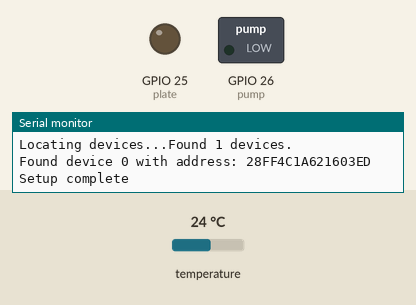
A sketch run on a simulated ESP32. Shown: switched loads named in the sketch (green lamp = pin HIGH), output pins drawn as LEDs (lit = HIGH), the last lines printed to the serial monitor. The inputs (shaded band) are chosen by the test bench; at power-on: temperature 24 °C.

Above: at 0.1 s.
At 0.9 s:
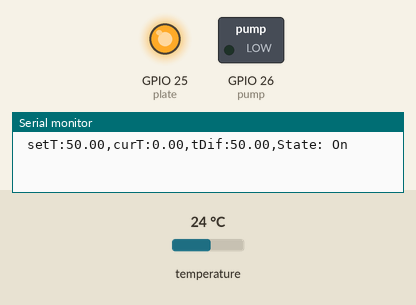
Timing chart, 0 to 2.4 s (numbered marks = the images above):
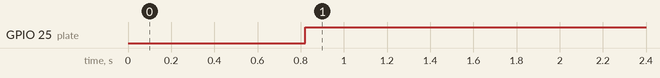

The sketch:

Biersteuerung.ino
```cpp
#include <OneWire.h>
#include <DallasTemperature.h>

// GPIO Pins Definieren ----------------------------------------------------------------------------
const int oneWireBus = 4;
const int plate = 25;

const int pump = 26;
const int pumpChannel = 1;
const int pumpFreq = 8000;
const int pwmRes = 8;
int pumpValue = 0;

// Variablen die für die Prozessregelung gebraucht werden definieren ------------------------------
int timeRef = 0;
double now;
double ellapsedTime = 0;
float setT;
float curT;
float tempWuerze;
float tempRohr;
float heatingWuerze;
float heatGradWuerze = 0;
float heatingRohr;
float heatGradRohr = 0;

// Variablen für die Prozesssteuerung definieren -------------------------------------------------
int brauStatus = 01; //In welchem Schritt er sich befindet: Ganze 10er während einem Schritt, wenn noch ne 1 hintendran ist heizt er grade zur nächsten Stufe

// Einmaischen Definieren
float t_einmaischen = 5; //Zeit in Minuten
int T_einmaischen = 50; //Temperatur in Grad Celsius
// Rasten Definieren
int t_rast_1 = 10; //Zeit in Minuten
int T_rast_1 = 60; //Temperatur in Grad Celsius

// Sensoren Aufsetzen ----------------------------------------------------------------------------
// Setup a oneWire instance to communicate with any OneWire devices
OneWire oneWire(oneWireBus);
// Pass our oneWire reference to Dallas Temperature sensor
DallasTemperature sensors(&oneWire);
// Number of temperature devices found
int numberOfDevices;
// We'll use this variable to store a found device address
DeviceAddress tempDeviceAddress;


// Funktionen definieren -----------------------------------------------------------------------------------------------------------------------------
// Der Regler


// Setup ---------------------------------------------------------------------------------------------------------------------------------------
void setup() {
  //Alle Zeiten in Millisekunden umrechnen damit ein direkter vergleich mit millis() möglich ist
  t_einmaischen = t_einmaischen*1000*60;
  t_rast_1 = t_rast_1*1000*60;

  // Start the Serial Monitor
  Serial.begin(115200);
  // Start the DS18B20 sensor -----------------------------------------------------------
  sensors.begin();
  // Grab a count of devices on the wire
  numberOfDevices = sensors.getDeviceCount();

  // locate devices on the bus
  Serial.print("Locating devices...");
  Serial.print("Found ");
  Serial.print(numberOfDevices, DEC);
  Serial.println(" devices.");

  for(int i=0;i<numberOfDevices; i++){
    // Search the wire for address
    if(sensors.getAddress(tempDeviceAddress, i)){
      Serial.print("Found device ");
      Serial.print(i, DEC);
      Serial.print(" with address: ");
      printAddress(tempDeviceAddress);
      //sensors.setResolution(tempDeviceAddress, 12);

      Serial.println();
    } else {
      Serial.print("Found ghost device at ");
      Serial.print(i, DEC);
      Serial.print(" but could not detect address. Check power and cabling");
    }
  }


  pinMode(plate,OUTPUT);
  pinMode(pump,OUTPUT);

  Serial.println("Setup complete");
}

// Loop ---------------------------------------------------------------------------------------------------------------------------------------
void loop() {
  now = millis(); //Aktualisiert den Relativen Zeitpunkt in Bezug auf Anfang des Programms.

// Verarbeitung der Temperaturdaten ---------------------------------------------------------------------------------------------------------------------------------------
  // Temperatur Daten ziehen
  sensors.requestTemperatures(); // Send the command to get temperatures

  // Loop through each device, print out temperature data
  for(int i=0;i<numberOfDevices; i++){
    // Search the wire for address
    if(sensors.getAddress(tempDeviceAddress, i)){

      float tempC = sensors.getTempC(tempDeviceAddress);

      if (i == 0) {
        heatingWuerze = tempC-tempWuerze;
        heatingWuerze = heatingWuerze * 60;
        heatGradWuerze = 0.9*heatGradWuerze + 0.1*heatingWuerze;
        tempWuerze = tempC;
      }
      if (i == 1) {
        heatingRohr = tempC-tempRohr;
        heatGradRohr = 0.9*heatGradRohr + 0.1*(heatingRohr * 60);
        tempRohr = tempC;
      }
    }
  }
  // Serial Printout
  Serial.println(" Temperaturen: ---------------------");
  Serial.print(" Würze: ");
  Serial.print(tempWuerze);
  Serial.print(" °C; ");
  Serial.print(" Malzrohr: ");
  Serial.print(tempRohr);
  Serial.println(" °C; ");
  Serial.print(" dT Würze: ");
  Serial.print(heatGradWuerze);
  Serial.print(" °C/min; ");
  Serial.print(" dT Malzrohr: ");
  Serial.print(heatGradRohr);
  Serial.println(" °C/min; ");

  Serial.println(" Laufzeit: ---------------------");
  Serial.print(" ");
  Serial.print(ellapsedTime);
  Serial.println(" ms ");

  curT = tempRohr;

// Setzen des Braustatus ---------------------------------------------------------------------------------------------------------------------------------------
  if ( brauStatus == 1 ) {
    setT = T_einmaischen;
    if ((setT - curT) < 2) {
      brauStatus = 10;
      timeRef = now;
      }
    }
    else if (brauStatus == 10) {
    setT = T_einmaischen;
    if (now > timeRef + t_einmaischen) {
        brauStatus = 11;
        }
    }
    else if (brauStatus == 11) {
    setT = T_rast_1;
    if ((setT - curT) < 2) {
      brauStatus = 20;
      timeRef = now;
      }
    }
    else if (brauStatus == 20) {
    setT = T_rast_1;
    if (now > timeRef + t_rast_1) {
        brauStatus = 21;
        }
    }
  else {
    setT = 0;
  }

 regler(setT,curT,heatGradRohr);
 //Serial.println(brauStatus);
 //pumpenSteuerung();


 Serial.println(" ");
 Serial.println(" ");

 delay(1000-(millis() - now));
 ellapsedTime = millis() - now;
}

// Funktion um die ganze Regelaction zu behausen
void regler(float setT,float curT,float tempGradient) {
  float tDif = setT - curT;

  Serial.println(" Regler: ---------------------");
  Serial.print(" setT:");
  Serial.print(setT);
  Serial.print(",");
  Serial.print("curT:");
  Serial.print(curT);
  Serial.print(",");
  Serial.print("tDif:");
  Serial.print(tDif);
  Serial.print(",State: ");

   if (tDif > 1.5 && tempGradient <= 1) { // tDif 25 ist so groß, das kommt eig. nur beim Einheizen fürs Einmaischen und Kochen vor
      digitalWrite(plate, HIGH); // Kein Limiter für runAvg zu setzen hilft dem System sich zu stabiliseren bevor der Regler aktiv wird
      Serial.println("On");
   }
   else if (tDif < 1 || tempGradient > 1){
      digitalWrite(plate, LOW);
      Serial.println("Off");
  }
}

// Funktion um die Pumpe zu regulieren
void pumpenSteuerung() {

  pumpValue = (pumpValue + 10) % 255; // Insgesamt 256 Stufen von 3,3V -> 25 ca. 0,3V Schritte
  pumpValue = 100;
  //ledcWrite(pumpChannel, pumpValue); //
  analogWrite(pump,pumpValue);


  Serial.println(" Pumpe: ---------------------");
  Serial.println(pumpValue);

}

// function to print a device address
void printAddress(DeviceAddress deviceAddress) {
  for (uint8_t i = 0; i < 8; i++){
    if (deviceAddress[i] < 16) Serial.print("0");
      Serial.print(deviceAddress[i], HEX);
  }
}
```

Measured:
- by itself, GPIO 25 (plate): LOW → HIGH at 0.82 s
